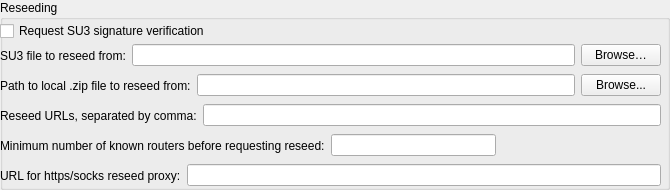
     <widget class="QGroupBox" name="groupBox_3">
      <property name="minimumSize">
       <size>
        <width>0</width>
        <height>190</height>
       </size>
      </property>
      <property name="maximumSize">
       <size>
        <width>16777215</width>
        <height>190</height>
       </size>
      </property>
      <property name="title">
       <string>Reseeding</string>
      </property>
      <widget class="QCheckBox" name="reseedVerifyCheckBox">
       <property name="geometry">
        <rect>
         <x>0</x>
         <y>20</y>
         <width>661</width>
         <height>22</height>
        </rect>
       </property>
       <property name="text">
        <string>Request SU3 signature verification</string>
       </property>
      </widget>
      <widget class="QWidget" name="horizontalLayoutWidget_25">
       <property name="geometry">
        <rect>
         <x>0</x>
         <y>40</y>
         <width>661</width>
         <height>31</height>
        </rect>
       </property>
       <layout class="QHBoxLayout" name="horizontalLayout_31">
        <item>
         <widget class="QLabel" name="label_31">
          <property name="text">
           <string>SU3 file to reseed from:</string>
          </property>
         </widget>
        </item>
        <item>
         <widget class="QLineEdit" name="reseedFileLineEdit"/>
        </item>
        <item>
         <widget class="QPushButton" name="reseedFileBrowsePushButton">
          <property name="text">
           <string>Browse…</string>
          </property>
         </widget>
        </item>
       </layout>
      </widget>
      <widget class="QWidget" name="horizontalLayoutWidget_26">
       <property name="geometry">
        <rect>
         <x>0</x>
         <y>100</y>
         <width>661</width>
         <height>31</height>
        </rect>
       </property>
       <layout class="QHBoxLayout" name="horizontalLayout_32">
        <item>
         <widget class="QLabel" name="label_32">
          <property name="text">
           <string>Reseed URLs, separated by comma:</string>
          </property>
         </widget>
        </item>
        <item>
         <widget class="QLineEdit" name="reseedURLsLineEdit"/>
        </item>
       </layout>
      </widget>
      <widget class="QWidget" name="horizontalLayoutWidget">
       <property name="geometry">
        <rect>
         <x>0</x>
         <y>70</y>
         <width>661</width>
         <height>31</height>
        </rect>
       </property>
       <layout class="QHBoxLayout" name="horizontalLayout">
        <item>
         <widget class="QLabel" name="label_2">
          <property name="text">
           <string>Path to local .zip file to reseed from:</string>
          </property>
         </widget>
        </item>
        <item>
         <widget class="QLineEdit" name="reseedZipFileLineEdit"/>
        </item>
        <item>
         <widget class="QPushButton" name="reseedZipFileBrowsePushButton">
          <property name="text">
           <string>Browse...</string>
          </property>
         </widget>
        </item>
       </layout>
      </widget>
      <widget class="QWidget" name="horizontalLayoutWidget_2">
       <property name="geometry">
        <rect>
         <x>0</x>
         <y>130</y>
         <width>661</width>
         <height>31</height>
        </rect>
       </property>
       <layout class="QHBoxLayout" name="horizontalLayout_2">
        <item>
         <widget class="QLabel" name="label_3">
          <property name="text">
           <string>Minimum number of known routers before requesting reseed:</string>
          </property>
         </widget>
        </item>
        <item>
         <widget class="QLineEdit" name="reseedThresholdNumberLineEdit"/>
        </item>
        <item>
         <spacer name="horizontalSpacer_19">
          <property name="orientation">
           <enum>Qt::Horizontal</enum>
          </property>
          <property name="sizeHint" stdset="0">
           <size>
            <width>50</width>
            <height>20</height>
           </size>
          </property>
         </spacer>
        </item>
       </layout>
      </widget>
      <widget class="QWidget" name="horizontalLayoutWidget_4">
       <property name="geometry">
        <rect>
         <x>0</x>
         <y>160</y>
         <width>661</width>
         <height>31</height>
        </rect>
       </property>
       <layout class="QHBoxLayout" name="horizontalLayout_3">
        <item>
         <widget class="QLabel" name="label_4">
          <property name="text">
           <string>URL for https/socks reseed proxy:</string>
          </property>
         </widget>
        </item>
        <item>
         <widget class="QLineEdit" name="reseedProxyLineEdit"/>
        </item>
       </layout>
      </widget>
     </widget>
